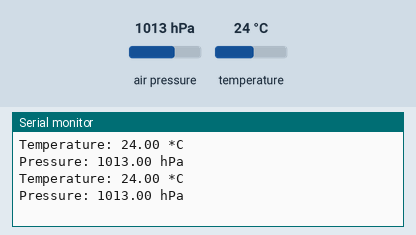
Recording of a sketch running on a simulated Arduino Uno, built with avr-gcc and run on an emulated ATmega328P. Shown: the last lines printed to the serial monitor. The test bench sets the inputs (shaded band); at power-on: air pressure 1013 hPa, temperature 24 °C.

Above: at 1.8 s.
1.9 s: air pressure set to 952 hPa
At 2.8 s:
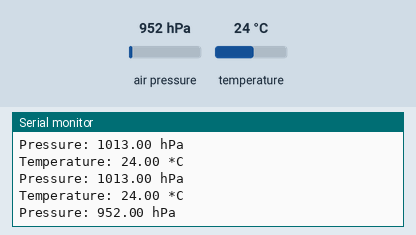
3.4 s: temperature set to 12 °C
At 4.7 s:
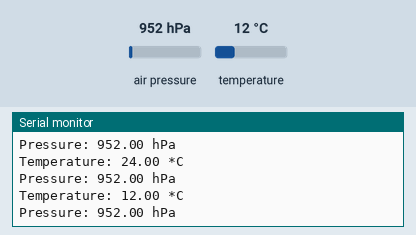
4.9 s: air pressure set to 975 hPa
At 5.9 s:
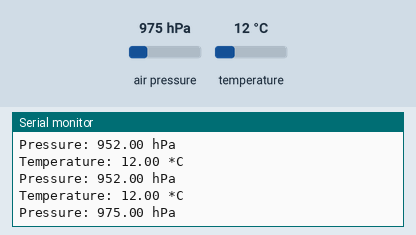
Timing chart, 0 to 7.9 s (numbered marks = the images above; inputs shaded):
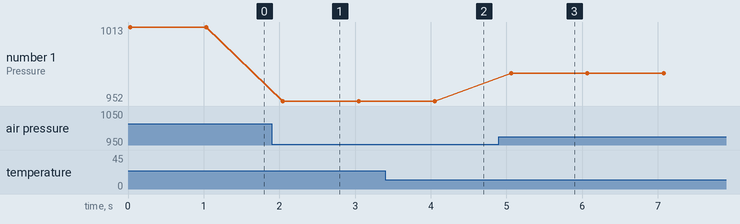

The sketch:

BMP180.ino
```cpp
//This code is designed by Prince Kushwaha
#include <Wire.h>
#include <Adafruit_BMP085.h>

Adafruit_BMP085 bmp;

void setup() {
  Serial.begin(9600);
  if (!bmp.begin()) {
    Serial.println("Could not find a valid BMP180 sensor, check wiring!");
    while (1);
  }
}

void loop() {
  float temperature = bmp.readTemperature();
  float pressure = bmp.readPressure() / 100.0; // pressure in hPa

  Serial.print("Temperature: ");
  Serial.print(temperature);
  Serial.println(" *C");
  Serial.print("Pressure: ");
  Serial.print(pressure);
  Serial.println(" hPa");

  delay(1000); // Adjust delay as needed
}
```

Measured:
- after the input at 1.9 s, the serial monitor: prints a new line after 0.14 s (image 1)
- after the input at 3.4 s, the serial monitor: prints a new line after 0.63 s (image 2)
- after the input at 4.9 s, the serial monitor: prints a new line after 0.16 s (image 3)
- plotted number 1: 1013 → 952 after the input at 1.9 s, 952 → 975 after the input at 4.9 s
